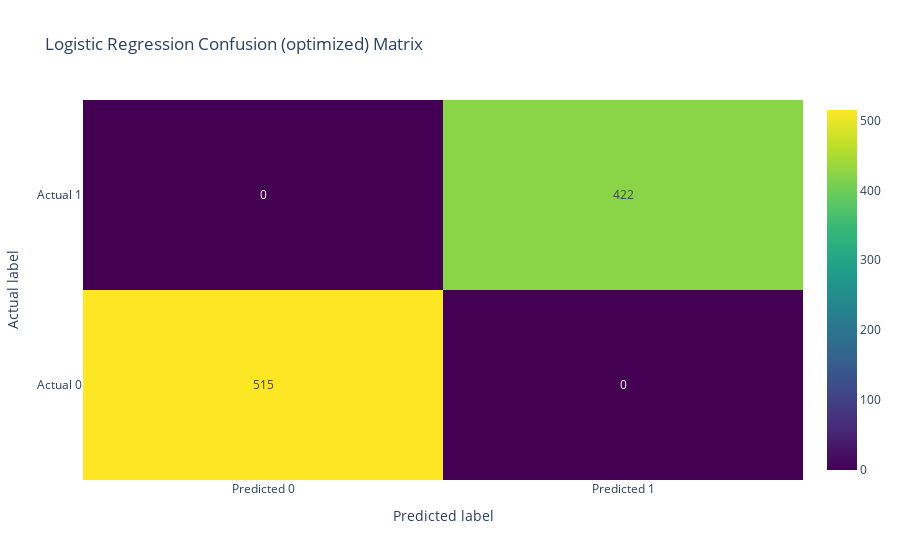

Notebook code cell kept with this figure:
### Code cell
# Collect the true labels and predicted labels
y_true = cvPredictions.select("label").rdd.flatMap(lambda x: x).collect()
y_pred = cvPredictions.select("prediction").rdd.flatMap(lambda x: x).collect()
# For binary classification, collect the probability of the positive class for ROC
y_prob = cvPredictions.select("probability").rdd.map(lambda x: x[0][1]).collect()



                                                                                
from sklearn.metrics import confusion_matrix
conf_mat = confusion_matrix(y_true, y_pred)


import plotly.graph_objects as go
from sklearn.metrics import confusion_matrix, roc_curve, auc
import numpy as np
# Create the confusion matrix heatmap with annotations
fig_cm = go.Figure(data=go.Heatmap(
    z=conf_mat,
    x=["Predicted 0", "Predicted 1"],  
    y=["Actual 0", "Actual 1"],  
    showscale=True,
    colorscale='Viridis',
    text=conf_mat,
    texttemplate="%{text}",
    hoverinfo='none'  # Turns off hover info
))
fig_cm.update_layout(
    title='Logistic Regression Confusion (optimized) Matrix',
    xaxis=dict(title='Predicted label'),
    yaxis=dict(title='Actual label')
)
# Show the confusion matrix plot
fig_cm.show()

### Figure 1 — Plotly figure (JSON) as saved in the notebook; plotly's stock layout.template omitted (floating-point values rounded to 4 significant figures; data arrays with more than 128 entries replaced by an {"elided": "..."} marker saying what was removed)
{"data": [{"colorscale": [[0, "#440154"], [0.1111, "#482878"], [0.2222, "#3e4989"], [0.3333, "#31688e"], [0.4444, "#26828e"], [0.5556, "#1f9e89"], [0.6667, "#35b779"], [0.7778, "#6ece58"], [0.8889, "#b5de2b"], [1, "#fde725"]], "hoverinfo": "none", "showscale": true, "text": {"elided": "25x25 int values"}, "texttemplate": "%{text}", "type": "heatmap", "x": ["Predicted 0", "Predicted 1"], "y": ["Actual 0", "Actual 1"], "z": {"elided": "25x25 int values"}}], "layout": {"autosize": true, "title": {"text": "Logistic Regression Confusion (optimized) Matrix"}, "xaxis": {"autorange": true, "range": [-0.5, 1.5], "title": {"text": "Predicted label"}, "type": "category"}, "yaxis": {"autorange": true, "range": [-0.5, 1.5], "title": {"text": "Actual label"}, "type": "category"}}}
